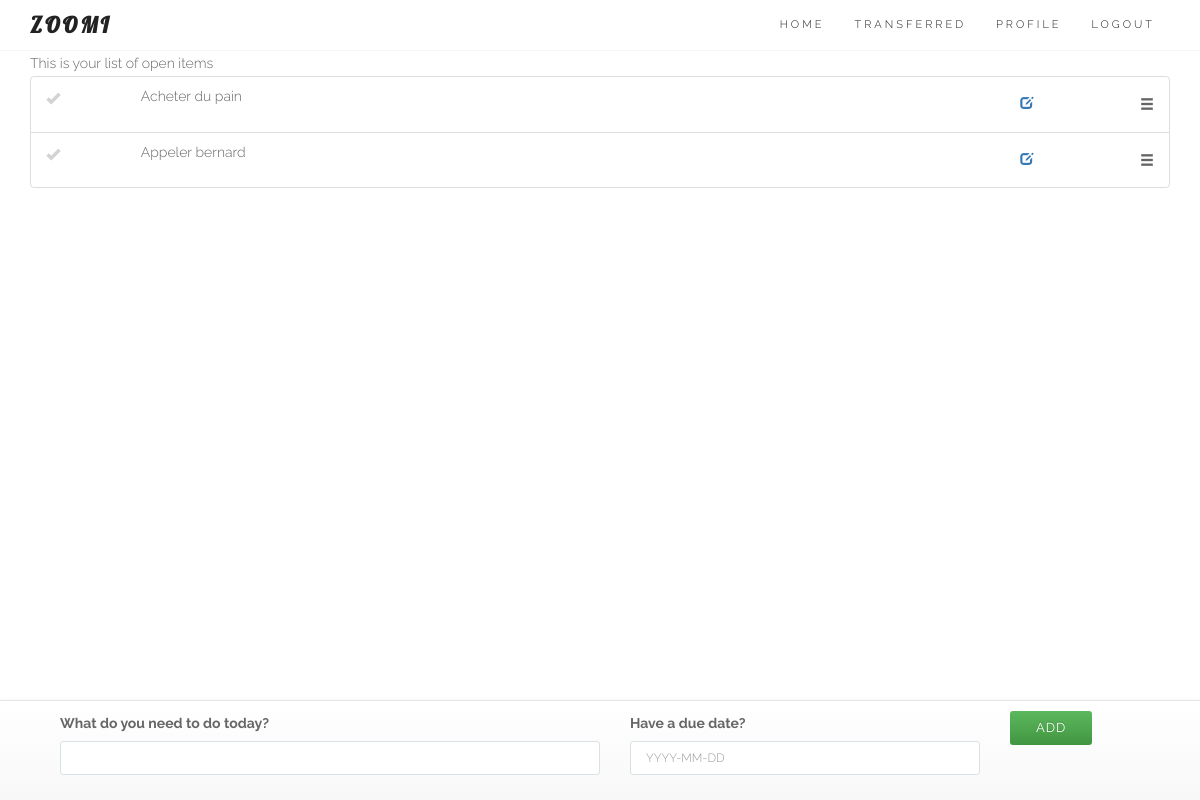
The page / (signed in) on the database as committed earlier.
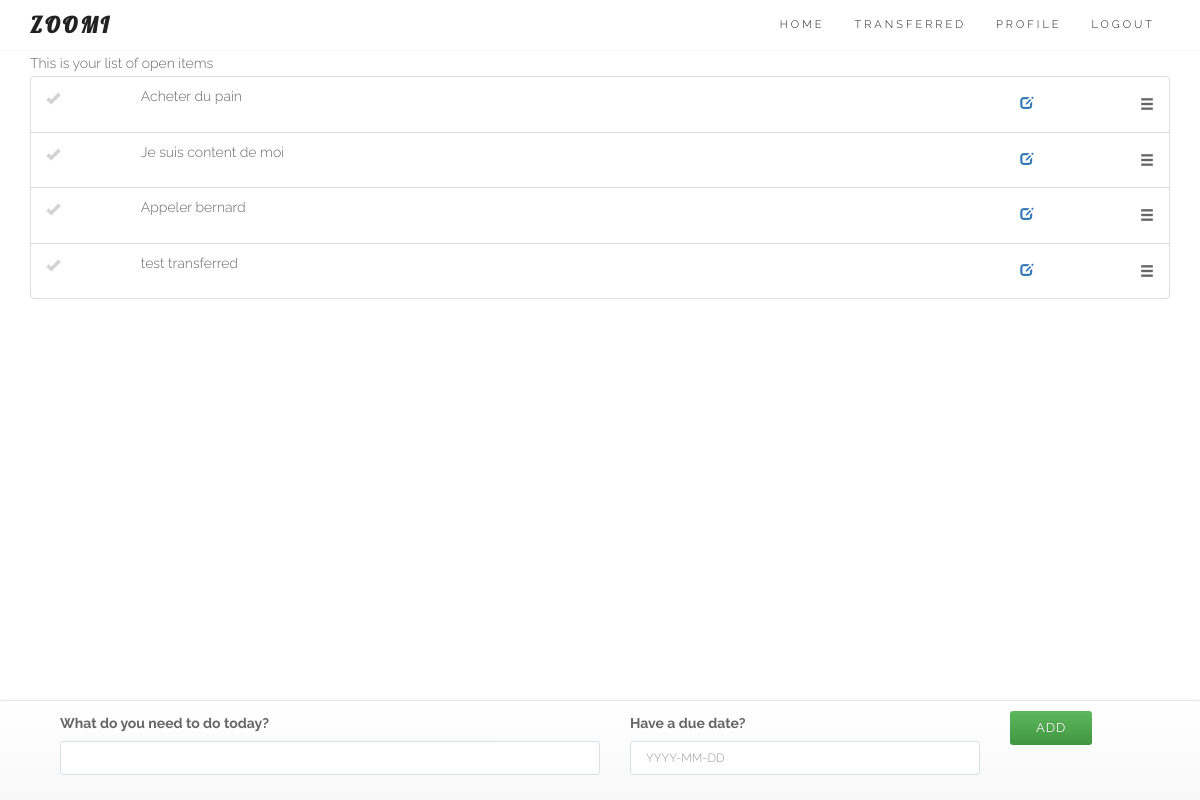
The same page on the database as committed later.
### core/models.py (models this page shows, shortened)
class Entry(models.Model):
	user = models.ForeignKey(User)
	name = models.CharField(max_length=50)
	data = models.CharField(max_length=200, blank=True)
	order = models.IntegerField(default=1000)
	duedate = models.DateField(null=True, blank=True)
	done = models.BooleanField(default=False) # 0 = to do / 1 = completed
	impediment = models.BooleanField(default=False) # 0 = No / 1 = Yes
	transfered = models.BooleanField(default=False) # 0 = No / 1 = Yes = no longer in your List
	assignees = models.ManyToManyField(User, related_name='assignees',blank=True)
	section = models.BooleanField(default=False) # 0 = No / 1 = Yes
	created_at = models.DateTimeField(auto_now_add=True)
	class Meta:
		ordering = ['order']
		verbose_name_plural = "entries"
	def __str__(self):
		return str(self.name)
	def update_modal_entry_url(self):
		return reverse (viewname="entrymodal", args=[self.id])

### core/views.py (the view, shortened to what this page needs)
# urls.py: url(r'^$', login_required(coreviews.EntryListAppendViewBS.as_view()), name='entrylistBS'), # Bootstrap test
class EntryListAppendViewBS(ListAppendView):
	model = coremodels.Entry
	template_name = 'entry/listBS.html'
	context_object_name = 'entry'
	def get_queryset(self):
		return coremodels.Entry.objects.filter(Q(user=self.request.user, transfered=0) | Q(assignees=self.request.user), done=False).order_by('order')

### core/models.py
class EntryCreateForm(ModelForm):
	class Meta:
		model = Entry
		fields = ['name','duedate'] # the form on the homepage
	def __init__(self, *args, **kwargs): # current_business, as parameter (cf Creeam)
		super(EntryCreateForm, self).__init__(*args, **kwargs)
		self.fields['name'].label = "What do you need to do today?"
		self.fields['duedate'].label = "Have a due date?"
		self.fields['duedate'].widget.attrs['placeholder'] = "YYYY-MM-DD"
		self.fields['name'].widget.attrs['autofocus'] = "on"

### core/models.py (called while the page is built)
	def get(self, request, *args, **kwargs):
		self.object_list = self.get_queryset()
		allow_empty = self.get_allow_empty()
		if not allow_empty and len(self.object_list) == 0:
			raise Http404(_(u"Empty list and '%(class_name)s.allow_empty' is False.")
							% {'class_name': self.__class__.__name__})
		self.object = None
		form_class = self.get_form_class()
		form = self.get_form(form_class)
		context = self.get_context_data(object_list=self.object_list, form=form)
		return self.render_to_response(context)

### templates/entry/listBS.html (shortened to what this page needs)
{% extends "base/theme.html" %}
{% load sitegate %}
{% load staticfiles %}
{% block page_sub_title %}
This is your list of open items
{% endblock %}
{% block content %}
<link rel="stylesheet" href="{% static "css/zoomi.css" %}">
<section id="services">
	<div class="container">
		<div class="row ">
			<div class="col-lg-12 text-center">
						<ul id="todo_list_BS">
						   	{% for objects in object_list %}
{% block detail %}
									{% include 'entry/detailsBS.html' %}
{% endblock %}
							{% endfor %}
						</ul>
			</div>
		</div>
	</div>
</section>
{% endblock %}
{% block footer %}
	<footer class="navbar navbar-default navbar-fixed-bottom">
		<div class="container">
			{% include 'entry/create.html' %}
		</div>
	</footer>
{% endblock %}

### templates/entry/detailsBS.html (shortened to what this page needs)
								<li id="entry_{{ objects.id }}" class="list-group-item {% if objects.section == 1 %}active{% endif %}">
								  	<div class="row">
										<div class="{% if objects.section == 1 %}hidden-xs hidden-sm hidden-md{% else %}col-xs-1 col-sm-1 col-md-1{% endif %}">
								   			<span class="{% if objects.section == 0 %}glyphicon glyphicon-ok entrycheckmark{% endif %} {% if objects.done == 1 %}completed{% else %}todo{% endif %}" onclick="EntryComplete({{ objects.id }})"> </span>
								   		</div>
								   		<div class="col-xs-9 col-sm-6 col-md-6 text-left">
								   			<p class="list-group-item-text">{{ objects }}</p>
								   		</div>
								   		<div class="hidden-xs col-sm-3 col-md-3 text-right">
									    </div>
								   		<div class="hidden-xs col-sm-1 col-md-1 text-right">
								   			<button type="button" class="btn btn-link" data-toggle="modal" data-toload="{{ objects.update_modal_entry_url }}" data-backdrop="true" data-target="#editModal">
												<span class="glyphicon glyphicon-edit editor">
								   			</button>
									    </div>
								   		<div class="col-xs-1 col-sm-1 col-md-1 text-right">
								   			<span class="glyphicon glyphicon-menu-hamburger selector">
									    </div>
									</div>
								</li>

Rows that differ between the two databases and show on the page:
now on this page (row unchanged): Entry: section False (drawn), name "Je suis content de moi"
added Entry: section False (drawn), name "test transferred"
